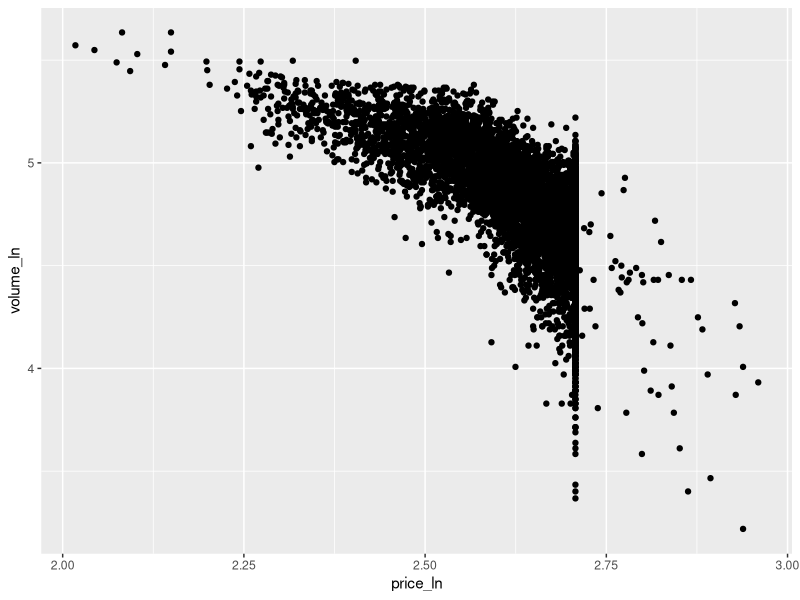
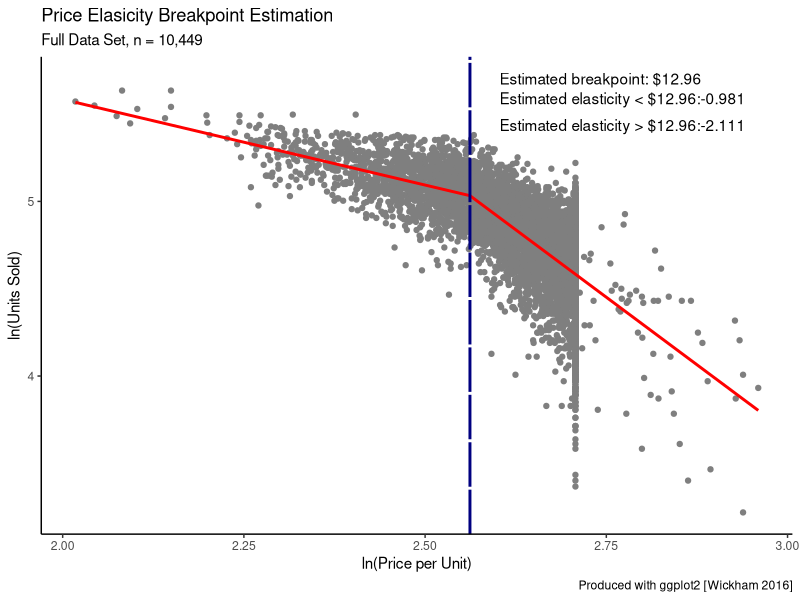

Recreate these plots in R, in order.
## ---- chunk 1
library(tidyverse)
library(ggplot2)
library(segmented)


data <- read_csv("SegmentedRegressionData.csv")

sapply(data,class)

#Price is character vector with $, convert to decimal
#Sales is character vector with $ and , convert to decimal

data$price_num <- as.numeric(gsub('[$,]','', data$Price))
data$sales_num <- as.numeric(gsub('[$,]','', data$`Sales ($s)`))
data$volume <- as.numeric(gsub('[$,]','', data$`Volume (units)`))
data$price_ln <- log(data$price_num)
data$volume_ln <- log(data$volume)

ggplot(data, aes(x = price_ln, y = volume_ln)) + geom_point()

#Convert date to translatable format

l_model <- lm(volume_ln~price_ln, data = data)

s_model <- segmented(l_model, seg.Z = ~price_ln, psi = c(log(13)))

summary(s_model)

breakpoint <- s_model$psi[2]

# get the fitted data
my.fitted <- fitted(s_model)
my.model <- data.frame(Price = data$price_ln, Quantity = my.fitted)
my.line <- s_model$psi[2]

coeffs <- s_model$coefficients

full_plot_label <- c(paste("Estimated breakpoint: $",round(exp(my.line),2),sep=""),
                     paste("Estimated elasticity < $",round(exp(my.line),2),":",round(coeffs[2],3),sep=""),
                     paste("Estimated elasticity > $",round(exp(my.line),2),":",round(coeffs[3],3),sep=""))
## ---- chunk 2
ggplot(data = data, aes(x = data$price_ln, y = data$volume_ln)) + 
      geom_point(colour = 'grey50') +
      geom_line(data = my.model, aes(x = Price, y = Quantity), size = 1, colour = 'red') +
      geom_vline(xintercept = my.line, colour = 'navy', size = 1, linetype = 'F1') +
      theme_classic() +
      xlab("ln(Price per Unit)") +
      ylab("ln(Units Sold)") +
      labs(title = "Price Elasicity Breakpoint Estimation", subtitle = "Full Data Set, n = 10,449", caption = 'Produced with ggplot2 [Wickham 2016]') +
      annotate("text", x = log(13.5), y = c(log(300),log(268),log(230)), hjust = 0, label = full_plot_label)
